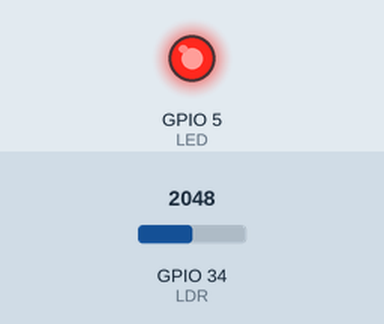
Simulated run of this program. Board: ESP32. Parts: output pins drawn as LEDs (lit = HIGH). The inputs (shaded band) are chosen by the test bench; at power-on: GPIO 34 (LDR) = 2048. WiFi joins after 1.5 s; servers stay silent unless stated; no MQTT or app messages arrive unless stated; what the program prints to the serial monitor is not drawn.

Above: at 2.7 s.
2.8 s: GPIO 34 (LDR) set to 837
4.7 s: GPIO 34 (LDR) set to 760
At 6.7 s:
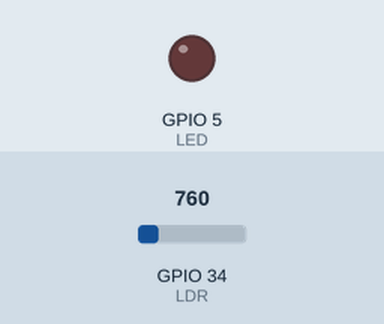
8.0 s: GPIO 34 (LDR) set to 840
At 9.2 s:
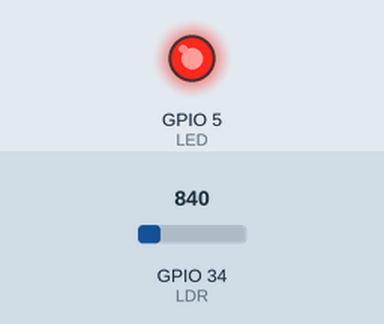
10.0 s: GPIO 34 (LDR) set to 491
At 12.0 s:
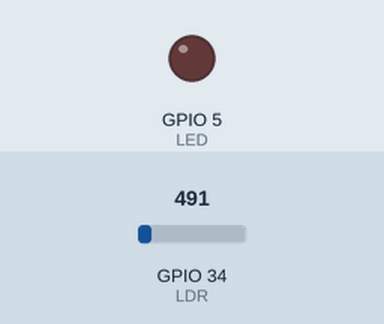
Timing chart, 0 to 13.0 s (numbered marks = the images above; inputs shaded):
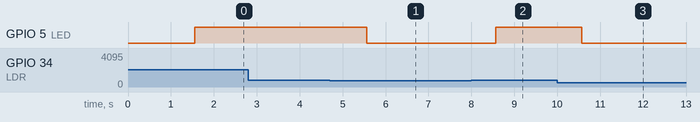

Measured:
- the behaviour switches between 801 and 800 on GPIO 34 (LDR) (found by bisection; images 0 and 1)
- after the input at 2.8 s, every drawn part: stays the same
- after the input at 4.7 s, GPIO 5 (LED): HIGH → LOW after 0.86 s
- after the input at 8.0 s, GPIO 5 (LED): LOW → HIGH after 0.57 s
- after the input at 10.0 s, GPIO 5 (LED): HIGH → LOW after 0.57 s

The program:

main.cpp
```cpp
#include <WiFi.h>
#include <PubSubClient.h>

#define WIFI_SSID "Wokwi-GUEST"
#define WIFI_PASSWORD ""
#define TOKEN "muVXtktIfnk1WchCUXgD"
#define THINGSBOARD_SERVER "thingsboard.cloud"
#define THRESHOLD 800

const int LDR = 34;
const int LED = 5;

WiFiClient espClient;
PubSubClient client(espClient);

void setup_wifi() {
  Serial.print("Kết nối WiFi...");
  WiFi.begin(WIFI_SSID, WIFI_PASSWORD);
  while (WiFi.status() != WL_CONNECTED) {
    delay(500);
    Serial.print(".");
  }
  Serial.println(" Đã kết nối WiFi!");
}

void reconnect() {
  while (!client.connected()) {
    Serial.print("Đang kết nối ThingsBoard...");
    if (client.connect("ESP32Client", TOKEN, NULL)) {
      Serial.println(" Thành công!");
    } else {
      Serial.print(" Thất bại, mã lỗi = ");
      Serial.print(client.state());
      Serial.println(". Thử lại sau 5 giây.");
      delay(5000);
    }
  }
}

void setup() {
  Serial.begin(115200);
  pinMode(LED, OUTPUT);
  setup_wifi();
  client.setServer(THINGSBOARD_SERVER, 1883);
}

void loop() {
  if (!client.connected()) {
    reconnect();
  }
  client.loop();

  int input_val = analogRead(LDR);
  Serial.print("LDR value is: ");
  Serial.println(input_val);

  String status;

  if (input_val > THRESHOLD) {
    status = "HIGH";
    digitalWrite(LED, HIGH);
  } else {
    status = "LOW";
    digitalWrite(LED, LOW);
  }

  // Tạo payload JSON
  String payload = "{";
  payload += "\"ambient_light\":" + String(input_val) + ",";
  payload += "\"status\":\"" + status + "\"";
  payload += "}";

  Serial.println("Gửi dữ liệu: " + payload);
  client.publish("v1/devices/me/telemetry", payload.c_str());

  delay(1000);  // Gửi mỗi 5 giây
}
```
